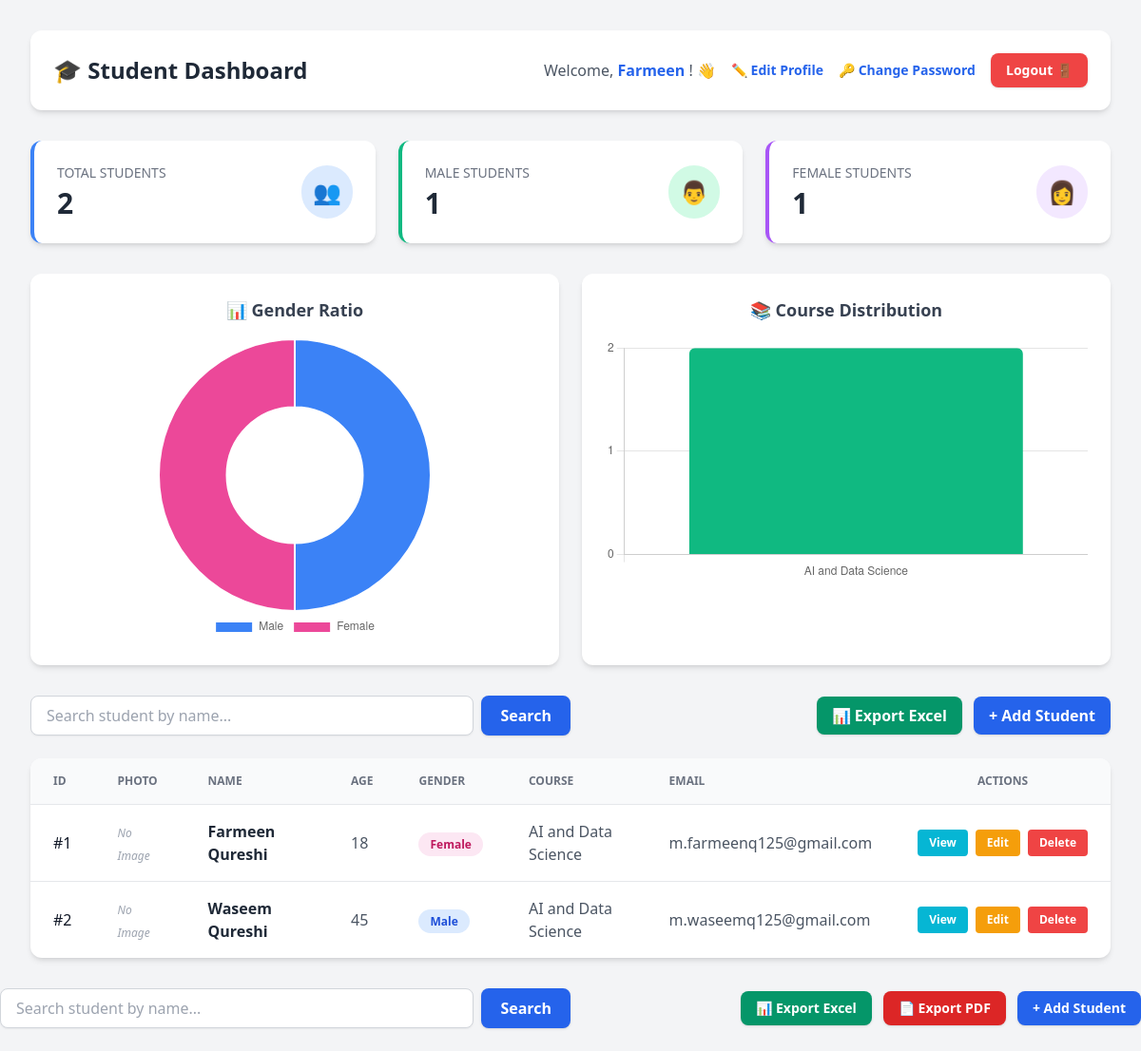
The page / (signed in) on the database its author committed.
### models.py (models this page shows)
class Student(Base):
    __tablename__ = "students"
    id = Column(Integer, primary_key=True, index=True)
    name = Column(String)
    age = Column(Integer)
    gender = Column(String)
    course = Column(String)
    email = Column(String)
    photo = Column(String, nullable=True) # New Field

### app.py (the view)
@app.get("/", response_class=HTMLResponse)
def home(request: Request, search: str = Query(default="")):
    current_user = get_current_user(request)
    if not current_user:
        return RedirectResponse("/login", status_code=303)
    db = SessionLocal()
    if search:
        students = db.query(Student).filter(Student.name.contains(search)).all()
    else:
        students = db.query(Student).all()
    total_students = db.query(Student).count()
    male_students = db.query(Student).filter(Student.gender == "Male").count()
    female_students = db.query(Student).filter(Student.gender == "Female").count()
    course_data = db.query(Student.course, func.count(Student.id)).group_by(Student.course).all()
    course_labels = [c[0] for c in course_data] if course_data else []
    course_counts = [c[1] for c in course_data] if course_data else []
    db.close()
    return templates.TemplateResponse(
        request=request,
        name="index.html",
        context={
            "students": students,
            "search": search,
            "total_students": total_students,
            "male_students": male_students,
            "female_students": female_students,
            "course_labels": course_labels,  # Chart.js Labels
            "course_counts": course_counts,  # Chart.js Counts
            "username": current_user
        },
    )

### templates/index.html (shortened to what this page needs)
<!DOCTYPE html>
<html lang="en">
<head>
    <script src="https://cdn.tailwindcss.com"></script>
</head>
<body class="bg-gray-100 font-sans antialiased text-gray-800">
    <div class="max-w-7xl mx-auto px-4 sm:px-6 lg:px-8 py-8">
        <header class="flex flex-col md:flex-row justify-between items-center bg-white p-6 rounded-xl shadow-md mb-8">
            <h1 class="text-2xl font-bold text-gray-800 flex items-center gap-2 mb-4 md:mb-0">
                🎓 Student Dashboard
            </h1>
            <div class="flex items-center gap-4">
                <span class="text-gray-600 font-medium">Welcome, <strong class="text-blue-600">{{ username }}</strong>! 👋</span>
                <a href="/change-username" class="text-sm font-semibold text-blue-600 hover:text-blue-800 transition">
                    ✏️ Edit Profile
                </a>
                <a href="/change-password" class="text-sm font-semibold text-blue-600 hover:text-blue-800 transition">
                    🔑 Change Password
                </a>
                <a href="/logout" class="bg-red-500 hover:bg-red-600 text-white text-sm font-bold px-4 py-2 rounded-lg shadow transition">
                    Logout 🚪
                </a>
            </div>
        </header>
        <div class="grid grid-cols-1 md:grid-cols-3 gap-6 mb-8">
            <div class="bg-white border-l-4 border-blue-500 rounded-xl p-6 shadow-md flex justify-between items-center">
                <div>
                    <p class="text-sm font-medium text-gray-500 uppercase">Total Students</p>
                    <p class="text-3xl font-extrabold text-gray-800 mt-1">{{ total_students }}</p>
                </div>
                <div class="p-3 bg-blue-100 text-blue-600 rounded-full text-2xl">👥</div>
            </div>
            <div class="bg-white border-l-4 border-emerald-500 rounded-xl p-6 shadow-md flex justify-between items-center">
                <div>
                    <p class="text-sm font-medium text-gray-500 uppercase">Male Students</p>
                    <p class="text-3xl font-extrabold text-gray-800 mt-1">{{ male_students }}</p>
                </div>
                <div class="p-3 bg-emerald-100 text-emerald-600 rounded-full text-2xl">👨</div>
            </div>
            <div class="bg-white border-l-4 border-purple-500 rounded-xl p-6 shadow-md flex justify-between items-center">
                <div>
                    <p class="text-sm font-medium text-gray-500 uppercase">Female Students</p>
                    <p class="text-3xl font-extrabold text-gray-800 mt-1">{{ female_students }}</p>
                </div>
                <div class="p-3 bg-purple-100 text-purple-600 rounded-full text-2xl">👩</div>
            </div>
        </div>
        <div class="grid grid-cols-1 md:grid-cols-2 gap-6 mb-8">
            <div class="bg-white p-6 rounded-xl shadow-md">
                <h2 class="text-lg font-bold text-gray-700 mb-4 text-center">📊 Gender Ratio</h2>
                <div class="relative max-w-xs mx-auto">
                    <canvas id="genderChart"></canvas>
                </div>
            </div>
            <div class="bg-white p-6 rounded-xl shadow-md">
                <h2 class="text-lg font-bold text-gray-700 mb-4 text-center">📚 Course Distribution</h2>
                <div class="relative h-64">
                    <canvas id="courseChart"></canvas>
                </div>
            </div>
        </div>
        <div class="flex flex-col sm:flex-row justify-between items-center gap-4 mb-6">
            <form action="/" method="get" class="w-full sm:w-1/2 flex gap-2">
                <input
                    type="text"
                    name="search"
                    placeholder="Search student by name..."
                    value="{{ search }}"
                    class="w-full px-4 py-2 border border-gray-300 rounded-lg focus:outline-none focus:ring-2 focus:ring-blue-500 shadow-sm"
                >
                <button type="submit" class="bg-blue-600 hover:bg-blue-700 text-white font-semibold px-5 py-2 rounded-lg shadow transition">
                    Search
                </button>
            </form>
            <div class="flex gap-3 w-full sm:w-auto justify-end">
                <a href="/export-excel" class="bg-emerald-600 hover:bg-emerald-700 text-white font-semibold px-4 py-2 rounded-lg shadow flex items-center gap-2 transition">
                    📊 Export Excel
                </a>
                <a href="/add" class="bg-blue-600 hover:bg-blue-700 text-white font-semibold px-4 py-2 rounded-lg shadow flex items-center gap-2 transition">
                    + Add Student
                </a>
            </div>
        </div>
        <div class="bg-white rounded-xl shadow-md overflow-hidden">
            <div class="overflow-x-auto">
                <table class="w-full text-left border-collapse">
                    <thead class="bg-gray-50 border-b border-gray-200">
                        <tr>
                            <th class="px-6 py-4 text-xs font-semibold text-gray-500 uppercase">ID</th>
                            <th class="px-6 py-4 text-xs font-semibold text-gray-500 uppercase">Photo</th>
                            <th class="px-6 py-4 text-xs font-semibold text-gray-500 uppercase">Name</th>
                            <th class="px-6 py-4 text-xs font-semibold text-gray-500 uppercase">Age</th>
                            <th class="px-6 py-4 text-xs font-semibold text-gray-500 uppercase">Gender</th>
                            <th class="px-6 py-4 text-xs font-semibold text-gray-500 uppercase">Course</th>
                            <th class="px-6 py-4 text-xs font-semibold text-gray-500 uppercase">Email</th>
                            <th class="px-6 py-4 text-xs font-semibold text-gray-500 uppercase text-center">Actions</th>
                        </tr>
                    </thead>
                    <tbody class="divide-y divide-gray-200">
                        {% for student in students %}
                        <tr class="hover:bg-gray-50 transition">
                            <td class="px-6 py-4 font-medium text-gray-900">#{{ student.id }}</td>
                            <td class="px-6 py-4">
                                {% if student.photo %}
                                    <img src="/{{ student.photo }}" alt="Photo" class="w-10 h-10 rounded-full object-cover border border-gray-300">
                                {% else %}
                                    <span class="text-xs text-gray-400 italic">No Image</span>
                                {% endif %}
                            </td>
                            <td class="px-6 py-4 font-semibold text-gray-800">{{ student.name }}</td>
                            <td class="px-6 py-4 text-gray-600">{{ student.age }}</td>
                            <td class="px-6 py-4">
                                <span class="px-3 py-1 rounded-full text-xs font-semibold {{ 'bg-blue-100 text-blue-700' if student.gender == 'Male' else 'bg-pink-100 text-pink-700' }}">
                                    {{ student.gender }}
                                </span>
                            </td>
                            <td class="px-6 py-4 text-gray-600">{{ student.course }}</td>
                            <td class="px-6 py-4 text-gray-600">{{ student.email }}</td>
                            <td class="px-6 py-4 text-center">
                                <div class="flex justify-center gap-2">
                                    <a href="/student/{{ student.id }}" class="bg-cyan-500 hover:bg-cyan-600 text-white text-xs font-semibold px-3 py-1.5 rounded transition">
                                        View
                                    </a>
                                    <a href="/edit/{{ student.id }}" class="bg-amber-500 hover:bg-amber-600 text-white text-xs font-semibold px-3 py-1.5 rounded transition">
                                        Edit
                                    </a>
                                    <button onclick="confirmDelete('{{ student.id }}')" class="bg-red-500 hover:bg-red-600 text-white text-xs font-semibold px-3 py-1.5 rounded transition">
                                        Delete
                                    </button>
                                </div>
                            </td>
                        </tr>
                        {% else %}
                        <tr>
                            <td colspan="8" class="text-center py-8 text-gray-500 font-medium">
                                No students found.
                            </td>
                        </tr>
                        {% endfor %}
                    </tbody>
                </table>
            </div>
        </div>
    </div>
   <script>
    // Variables ko JavaScript me parse karke assign karein
    const maleCount = Number("{{ male_students }}") || 0;
    const femaleCount = Number("{{ female_students }}") || 0;
    // 1. Gender Pie Chart
    const genderCtx = document.getElementById('genderChart').getContext('2d');
    new Chart(genderCtx, {
        type: 'doughnut',
        data: {
            labels: ['Male', 'Female'],
            datasets: [{
                data: [maleCount, femaleCount],
                backgroundColor: ['#3b82f6', '#ec4899'],
                hoverOffset: 4
            }]
        },
        options: {
            responsive: true,
            plugins: {
                legend: { position: 'bottom' }
            }
        }
    });
    // 2. Course Bar Chart
    const courseLabels = JSON.parse('{{ course_labels | tojson }}');
    const courseCounts = JSON.parse('{{ course_counts | tojson }}');
    const courseCtx = document.getElementById('courseChart').getContext('2d');
    new Chart(courseCtx, {
        type: 'bar',
        data: {
            labels: courseLabels,
            datasets: [{
                label: 'Students Count',
                data: courseCounts,
                backgroundColor: '#10b981',
                borderRadius: 6
            }]
        },
        options: {
            responsive: true,
            maintainAspectRatio: false,
            scales: {
                y: { beginAtZero: true, ticks: { stepSize: 1 } }
            },
            plugins: {
                legend: { display: false }
            }
        }
    });
    // SweetAlert Delete Script
    function confirmDelete(studentId) {
        Swal.fire({
            title: 'Are you sure?',
            text: "You won't be able to revert this!",
            icon: 'warning',
            showCancelButton: true,
            confirmButtonColor: '#ef4444',
            cancelButtonColor: '#6b7280',
            confirmButtonText: 'Yes, delete it!'
        }).then((result) => {
            if (result.isConfirmed) {
                window.location.href = "/delete/" + studentId;
            }
        });
    }
</script>
 </body>
</html>
<div class="flex flex-col sm:flex-row justify-between items-center gap-4 mb-6">
    <form action="/" method="get" class="w-full sm:w-1/2 flex gap-2">
        <input
            type="text"
            name="search"
            placeholder="Search student by name..."
            value="{{ search }}"
            class="w-full px-4 py-2 border border-gray-300 rounded-lg focus:outline-none focus:ring-2 focus:ring-blue-500 shadow-sm"
        >
        <button type="submit" class="bg-blue-600 hover:bg-blue-700 text-white font-semibold px-5 py-2 rounded-lg shadow transition">
            Search
        </button>
    </form>
    <div class="flex gap-3 w-full sm:w-auto justify-end flex-wrap sm:flex-nowrap">
        <a href="/export-excel" class="bg-emerald-600 hover:bg-emerald-700 text-white font-semibold px-4 py-2 rounded-lg shadow flex items-center gap-2 transition text-sm">
            📊 Export Excel
        </a>
        <a href="/export-pdf" class="bg-red-600 hover:bg-red-700 text-white font-semibold px-4 py-2 rounded-lg shadow flex items-center gap-2 transition text-sm">
            📄 Export PDF
        </a>
        <a href="/add" class="bg-blue-600 hover:bg-blue-700 text-white font-semibold px-4 py-2 rounded-lg shadow flex items-center gap-2 transition text-sm">
            + Add Student
        </a>
    </div>
</div>

### rows shown on the page
Student: id "1", shows "No Image", name "Farmeen Qureshi", age "18", gender "Female", course "AI and Data Science", email "m.farmeenq125@gmail.com"
Student: id "2", shows "No Image", name "Waseem Qureshi", age "45", gender "Male", course "AI and Data Science", email "m.waseemq125@gmail.com"

### other values the page prints
{{ username }} "Farmeen"
{{ total_students }} "2"
{{ male_students }} "1"
{{ female_students }} "1"
chart data {{ male_students }} 1
chart data {{ female_students }} 1
chart data {{ course_labels | tojson }} ["AI and Data Science"]
chart data {{ course_counts | tojson }} [2]
